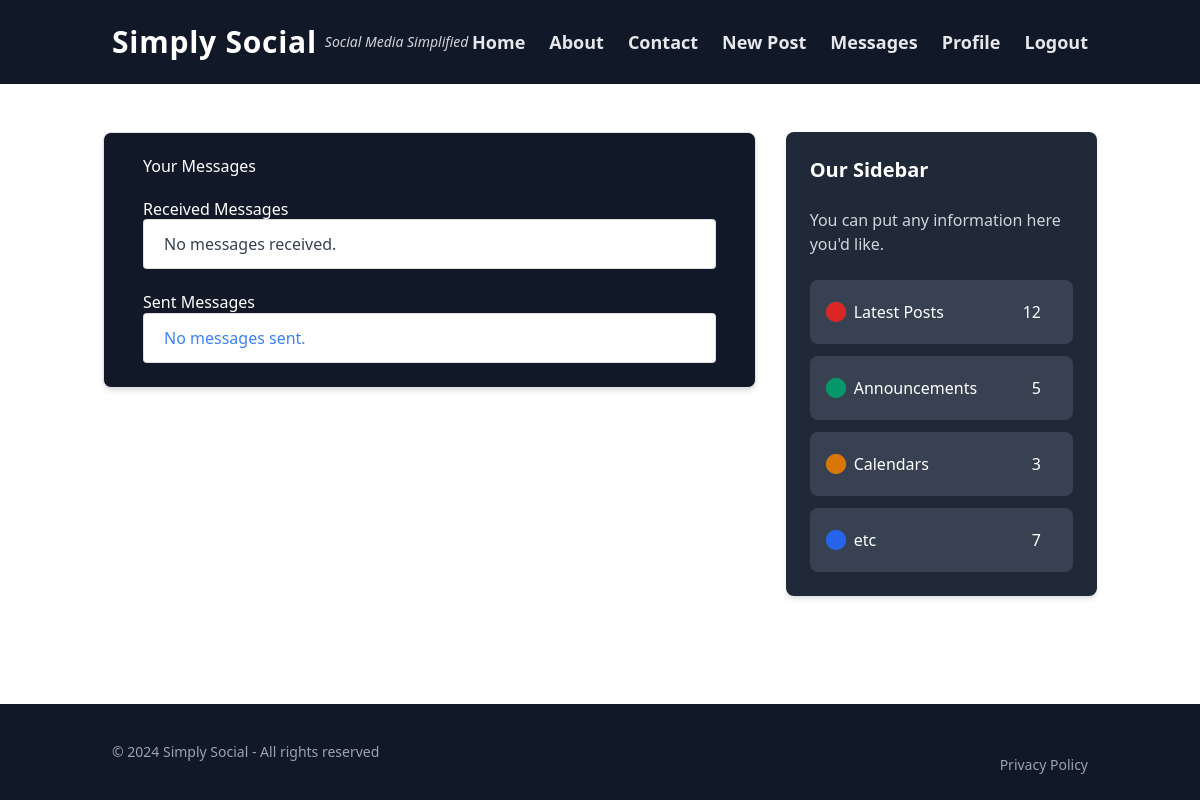
Before: /blog/home/messages/ (signed in) with the older database file.
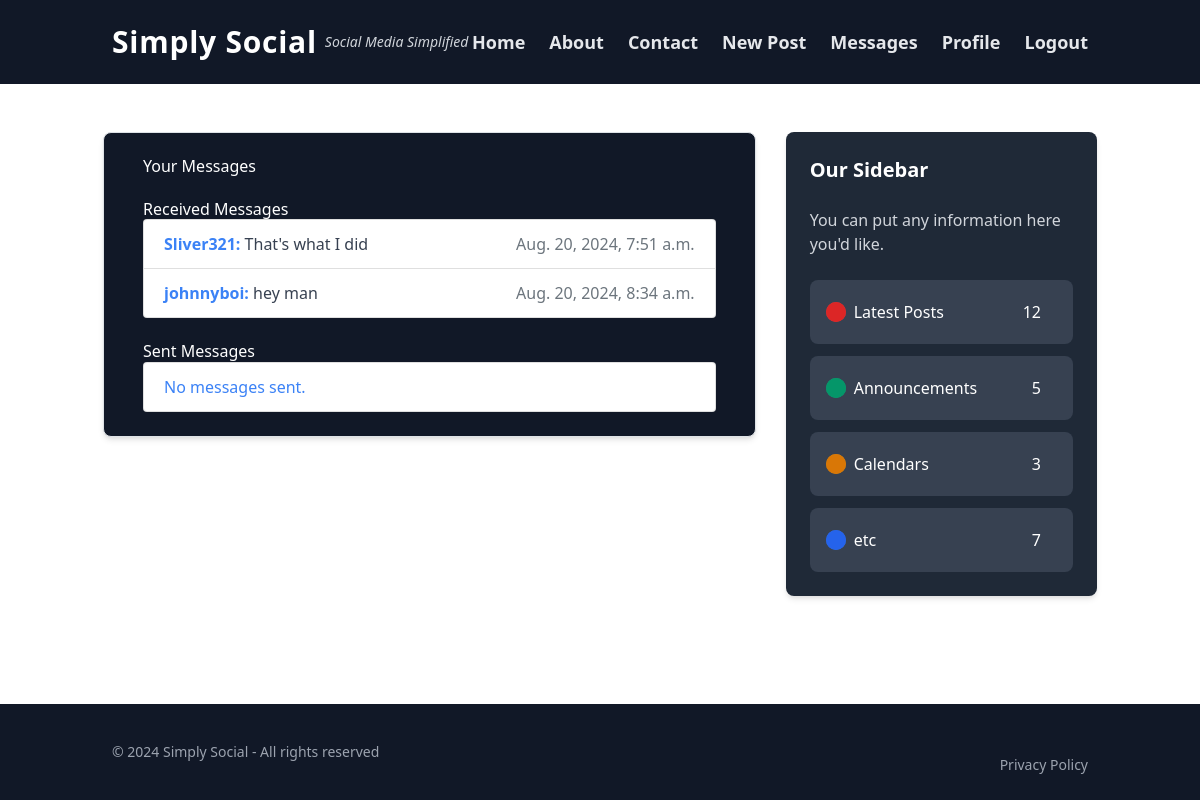
After: the same page with the newer database file.
### blog/models.py (models this page shows, shortened)
class Message(models.Model):
    sender = models.ForeignKey(User, related_name='sent_messages', on_delete=models.CASCADE)
    receiver = models.ForeignKey(User, related_name='received_messages', on_delete=models.CASCADE)
    content = models.TextField()
    timestamp = models.DateTimeField(auto_now_add=True)
    key = models.CharField(max_length=44, blank=True, null=True)  # Adjusted length to match Fernet key size

### blog/views.py (the view)
# urls.py: path('home/messages/', views.message_list, name='message-list'),
@login_required
def message_list(request):
    received_messages = Message.objects.filter(receiver=request.user)
    sent_messages = Message.objects.filter(sender=request.user)
    for message in received_messages:
        message.decrypted_content = decrypt_message_content(message, request.user)
    for message in sent_messages:
        message.decrypted_content = decrypt_message_content(message, request.user)
    return render(request, 'blog/message_list.html', {
        'received_messages': received_messages,
        'sent_messages': sent_messages
    })

### blog/views.py (called while the page is built)
def decrypt_message_content(message, user):
    try:
        cipher_suite = Fernet(message.key.encode('utf-8'))
        decrypted_content = cipher_suite.decrypt(message.content.encode('utf-8')).decode('utf-8')
        return decrypted_content
    except InvalidToken:
        return "Decryption failed: Invalid token."
    except Exception as e:
        return f"Decryption error: {str(e)}"

### blog/templates/blog/message_list.html
{% extends "blog/base.html" %}
{% block content %}
  <div class="container">
    <h2>Your Messages</h2>
    <br>
    <h3>Received Messages</h3>
    <ul class="list-group">
    {% for message in received_messages %}
        <li class="list-group-item">
        <strong class="text-blue-500">{{ message.sender.username }}:</strong> <span class="text-gray-700">{{ message.decrypted_content }}</span>
        <span class="float-right text-muted">{{ message.timestamp }}</span>
        </li>
    {% empty %}
        <li class="list-group-item text-gray-700">No messages received.</li>
    {% endfor %}
    </ul>
    <h3 class="mt-4">Sent Messages</h3>
    <ul class="list-group">
      {% for message in sent_messages %}
        <li class="list-group-item">
          <strong class="text-blue-500">To {{ message.receiver.username }}:</strong> <span class="text-gray-700"> {{ message.decrypted_content }} </span>
          <span class="float-right text-muted">{{ message.timestamp }}</span>
        </li>
      {% empty %}
        <li class="list-group-item text-blue-500">No messages sent.</li>
      {% endfor %}
    </ul>
  </div>
{% endblock %}

Changed rows visible on the page:
added Message: sender.username "Sliver321", decrypted_content "That's what I did", timestamp "Aug. 20, 2024, 7:51 a.m."
added Message: sender.username "johnnyboi", decrypted_content "hey man", timestamp "Aug. 20, 2024, 8:34 a.m."
Other visible differences:
text no longer shown: "No messages received."
